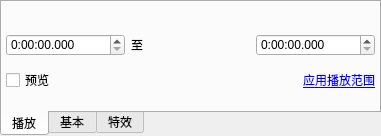
<?xml version="1.0" encoding="UTF-8"?>
<ui version="4.0">
 <class>ChipItemOper</class>
 <widget class="QWidget" name="ChipItemOper">
  <property name="geometry">
   <rect>
    <x>0</x>
    <y>0</y>
    <width>365</width>
    <height>133</height>
   </rect>
  </property>
  <property name="windowTitle">
   <string>ChipItemOper</string>
  </property>
  <property name="styleSheet">
   <string notr="true">
QPushButton#butClip16_9{
	border: 1px solid #8f8f91;
	background-color: #dfefef;
	border-radius: 2px;
}
QPushButton#butClip16_9:hover{
	border: 1px solid #9f9f91;
	background-color: #efefff;
}
QPushButton#butClip16_9:disabled{
	border: 1px solid #7f7f7f;
	background-color: #7f7f7f;
}

QPushButton#butClip9_16{
	border: 1px solid #8f8f91;
	background-color: #dfefef;
	border-radius: 2px;
}
QPushButton#butClip9_16:hover{
	border: 1px solid #9f9f91;
	background-color: #efefff;
}
QPushButton#butClip9_16:disabled{
	border: 1px solid #7f7f7f;
	background-color: #7f7f7f;
}

QPushButton#butClip4_3{
	border: 1px solid #8f8f91;
	background-color: #dfefef;
	border-radius: 2px;
}
QPushButton#butClip4_3:hover{
	border: 1px solid #9f9f91;
	background-color: #efefff;
}
QPushButton#butClip4_3:disabled{
	border: 1px solid #7f7f7f;
	background-color: #7f7f7f;
}

QPushButton#butClip3_4{
	border: 1px solid #8f8f91;
	background-color: #dfefef;
	border-radius: 2px;
}
QPushButton#butClip3_4:hover{
	border: 1px solid #9f9f91;
	background-color: #efefff;
}
QPushButton#butClip3_4:disabled{
	border: 1px solid #7f7f7f;
	background-color: #7f7f7f;
}

QPushButton#butRestore{
	border: 1px solid #8f8f91;
	background-color: #dfefef;
	border-radius: 2px;
}
QPushButton#butRestore:hover{
	border: 1px solid #9f9f91;
	background-color: #efefff;
}
QPushButton#butRestore:disabled{
	border: 1px solid #7f7f7f;
	background-color: #7f7f7f;
}


QPushButton#butPlay{
	border:none;
	border-image:url(:/Resources/ItemOper/butPlay.png);
}
QPushButton#butPlay:hover{
	border-image:url(:/Resources/ItemOper/butPlay_H.png);
}
QPushButton#butPlay:disabled{
	border-image:url(:/Resources/ItemOper/butPlay_D.png);
}


QPushButton#butPause{
	border:none;
	border-image:url(:/Resources/ItemOper/butPause.png);
}
QPushButton#butPause:hover{
	border-image:url(:/Resources/ItemOper/butPause_H.png);
}
QPushButton#butPause:disabled{
	border-image:url(:/Resources/ItemOper/butPause_D.png);
}

QPushButton#butUsePlayRange{
	border:none;
	color: blue;
}
QPushButton#butSetPlayRange{
	border:none;
	color: blue;
}

QPushButton#butStop{
	border:none;
	border-image:url(:/Resources/ItemOper/butStop.png);
}
QPushButton#butStop:hover{
	border-image:url(:/Resources/ItemOper/butStop_H.png);
}
QPushButton#butStop:disabled{
	border-image:url(:/Resources/ItemOper/butStop_D.png);
}

QPushButton#chkMute{
	border:none;
	border-image:url(&quot;:/Resources/ItemOper/chkSpeaker.png&quot;);
}
QPushButton#chkMute:hover{
	border-image:url(&quot;:/Resources/ItemOper/chkSpeaker_H.png&quot;);
}
QPushButton#chkMute:disabled{
	border-image:url(&quot;:/Resources/ItemOper/chkSpeaker_D.png&quot;);
}
QPushButton#chkMute:checked{
	border:none;
	border-image:url(&quot;:/Resources/ItemOper/chkSpeaker_C.png&quot;);
}
QPushButton#chkMute:hover:checked{
	border-image:url(&quot;:/Resources/ItemOper/chkSpeaker_H_C.png&quot;);
}
QPushButton#chkMute:disabled:checked{
	border-image:url(&quot;:/Resources/ItemOper/chkSpeaker_D_C.png&quot;);
}
</string>
  </property>
  <layout class="QVBoxLayout" name="verticalLayout_4" stretch="0">
   <property name="spacing">
    <number>0</number>
   </property>
   <property name="margin">
    <number>0</number>
   </property>
   <item>
    <widget class="QTabWidget" name="tabWidget">
     <property name="styleSheet">
      <string notr="true"/>
     </property>
     <property name="tabPosition">
      <enum>QTabWidget::South</enum>
     </property>
     <property name="currentIndex">
      <number>0</number>
     </property>
     <widget class="QWidget" name="tabPlay">
      <attribute name="title">
       <string>播放</string>
      </attribute>
      <layout class="QVBoxLayout" name="verticalLayout_3">
       <property name="spacing">
        <number>2</number>
       </property>
       <property name="leftMargin">
        <number>4</number>
       </property>
       <property name="topMargin">
        <number>6</number>
       </property>
       <property name="rightMargin">
        <number>4</number>
       </property>
       <property name="bottomMargin">
        <number>6</number>
       </property>
       <item>
        <widget class="QStackedWidget" name="stkChipPlayType">
         <property name="currentIndex">
          <number>0</number>
         </property>
         <widget class="QWidget" name="pageMovie">
          <layout class="QVBoxLayout" name="verticalLayout_8">
           <property name="spacing">
            <number>2</number>
           </property>
           <property name="margin">
            <number>0</number>
           </property>
           <item>
            <widget class="CRangeSlider" name="widPlayProgress" native="true">
             <property name="minimumSize">
              <size>
               <width>0</width>
               <height>14</height>
              </size>
             </property>
             <property name="maximumSize">
              <size>
               <width>16777215</width>
               <height>14</height>
              </size>
             </property>
            </widget>
           </item>
           <item>
            <widget class="QStackedWidget" name="stkPlayControl">
             <property name="currentIndex">
              <number>1</number>
             </property>
             <widget class="QWidget" name="stpPlayOper">
              <layout class="QVBoxLayout" name="verticalLayout_5">
               <property name="spacing">
                <number>2</number>
               </property>
               <property name="margin">
                <number>0</number>
               </property>
               <item>
                <layout class="QHBoxLayout" name="horizontalLayout_7">
                 <item>
                  <widget class="QPushButton" name="butPlay">
                   <property name="minimumSize">
                    <size>
                     <width>16</width>
                     <height>16</height>
                    </size>
                   </property>
                   <property name="maximumSize">
                    <size>
                     <width>16</width>
                     <height>16</height>
                    </size>
                   </property>
                  </widget>
                 </item>
                 <item>
                  <widget class="QPushButton" name="butPause">
                   <property name="enabled">
                    <bool>false</bool>
                   </property>
                   <property name="minimumSize">
                    <size>
                     <width>16</width>
                     <height>16</height>
                    </size>
                   </property>
                   <property name="maximumSize">
                    <size>
                     <width>16</width>
                     <height>16</height>
                    </size>
                   </property>
                  </widget>
                 </item>
                 <item>
                  <widget class="QPushButton" name="butStop">
                   <property name="enabled">
                    <bool>false</bool>
                   </property>
                   <property name="minimumSize">
                    <size>
                     <width>16</width>
                     <height>16</height>
                    </size>
                   </property>
                   <property name="maximumSize">
                    <size>
                     <width>16</width>
                     <height>16</height>
                    </size>
                   </property>
                  </widget>
                 </item>
                 <item>
                  <spacer name="horizontalSpacer">
                   <property name="orientation">
                    <enum>Qt::Horizontal</enum>
                   </property>
                   <property name="sizeHint" stdset="0">
                    <size>
                     <width>40</width>
                     <height>20</height>
                    </size>
                   </property>
                  </spacer>
                 </item>
                 <item>
                  <widget class="QPushButton" name="chkMute">
                   <property name="minimumSize">
                    <size>
                     <width>16</width>
                     <height>16</height>
                    </size>
                   </property>
                   <property name="maximumSize">
                    <size>
                     <width>16</width>
                     <height>16</height>
                    </size>
                   </property>
                   <property name="checkable">
                    <bool>true</bool>
                   </property>
                   <property name="checked">
                    <bool>false</bool>
                   </property>
                  </widget>
                 </item>
                 <item>
                  <widget class="CRangeSlider" name="widPlayVolume" native="true">
                   <property name="minimumSize">
                    <size>
                     <width>50</width>
                     <height>10</height>
                    </size>
                   </property>
                   <property name="maximumSize">
                    <size>
                     <width>16777215</width>
                     <height>10</height>
                    </size>
                   </property>
                  </widget>
                 </item>
                </layout>
               </item>
               <item>
                <layout class="QHBoxLayout" name="horizontalLayout_6">
                 <item>
                  <widget class="QCheckBox" name="chkLoopPlay">
                   <property name="text">
                    <string>循环播放</string>
                   </property>
                  </widget>
                 </item>
                 <item>
                  <spacer name="horizontalSpacer_3">
                   <property name="orientation">
                    <enum>Qt::Horizontal</enum>
                   </property>
                   <property name="sizeHint" stdset="0">
                    <size>
                     <width>40</width>
                     <height>20</height>
                    </size>
                   </property>
                  </spacer>
                 </item>
                 <item>
                  <widget class="QLabel" name="labPalyRangeTit">
                   <property name="text">
                    <string>播放范围：</string>
                   </property>
                  </widget>
                 </item>
                 <item>
                  <widget class="QLabel" name="labPalyRange">
                   <property name="text">
                    <string>全部</string>
                   </property>
                  </widget>
                 </item>
                 <item>
                  <widget class="QPushButton" name="butSetPlayRange">
                   <property name="minimumSize">
                    <size>
                     <width>0</width>
                     <height>16</height>
                    </size>
                   </property>
                   <property name="maximumSize">
                    <size>
                     <width>16777215</width>
                     <height>16</height>
                    </size>
                   </property>
                   <property name="font">
                    <font>
                     <underline>true</underline>
                    </font>
                   </property>
                   <property name="text">
                    <string>设置</string>
                   </property>
                  </widget>
                 </item>
                </layout>
               </item>
              </layout>
             </widget>
             <widget class="QWidget" name="stpPlayRange">
              <layout class="QVBoxLayout" name="verticalLayout_6">
               <property name="spacing">
                <number>2</number>
               </property>
               <property name="margin">
                <number>0</number>
               </property>
               <item>
                <layout class="QHBoxLayout" name="horizontalLayout_8">
                 <item>
                  <widget class="QTimeEdit" name="tiePlayStart">
                   <property name="minimumTime">
                    <time>
                     <hour>0</hour>
                     <minute>0</minute>
                     <second>0</second>
                    </time>
                   </property>
                   <property name="displayFormat">
                    <string>H:mm:ss.zzz</string>
                   </property>
                  </widget>
                 </item>
                 <item>
                  <widget class="QLabel" name="label_3">
                   <property name="text">
                    <string>至</string>
                   </property>
                  </widget>
                 </item>
                 <item>
                  <widget class="QTimeEdit" name="tiePlayEnd">
                   <property name="minimumTime">
                    <time>
                     <hour>0</hour>
                     <minute>0</minute>
                     <second>0</second>
                    </time>
                   </property>
                   <property name="displayFormat">
                    <string>H:mm:ss.zzz</string>
                   </property>
                  </widget>
                 </item>
                </layout>
               </item>
               <item>
                <layout class="QHBoxLayout" name="horizontalLayout_9">
                 <item>
                  <widget class="QCheckBox" name="chkPreviewRange">
                   <property name="text">
                    <string>预览</string>
                   </property>
                  </widget>
                 </item>
                 <item>
                  <spacer name="horizontalSpacer_4">
                   <property name="orientation">
                    <enum>Qt::Horizontal</enum>
                   </property>
                   <property name="sizeHint" stdset="0">
                    <size>
                     <width>40</width>
                     <height>20</height>
                    </size>
                   </property>
                  </spacer>
                 </item>
                 <item>
                  <widget class="QPushButton" name="butUsePlayRange">
                   <property name="minimumSize">
                    <size>
                     <width>0</width>
                     <height>16</height>
                    </size>
                   </property>
                   <property name="maximumSize">
                    <size>
                     <width>16777215</width>
                     <height>16</height>
                    </size>
                   </property>
                   <property name="font">
                    <font>
                     <underline>true</underline>
                    </font>
                   </property>
                   <property name="text">
                    <string>应用播放范围</string>
                   </property>
                  </widget>
                 </item>
                </layout>
               </item>
              </layout>
             </widget>
            </widget>
           </item>
          </layout>
         </widget>
         <widget class="QWidget" name="pageText">
          <layout class="QVBoxLayout" name="verticalLayout_9">
           <property name="spacing">
            <number>2</number>
           </property>
           <property name="margin">
            <number>0</number>
           </property>
           <item>
            <layout class="QHBoxLayout" name="horizontalLayout">
             <item>
              <widget class="QFontComboBox" name="fontComboBox">
               <property name="editable">
                <bool>false</bool>
               </property>
              </widget>
             </item>
             <item>
              <widget class="QPushButton" name="butTexItalic">
               <property name="maximumSize">
                <size>
                 <width>16</width>
                 <height>16</height>
                </size>
               </property>
               <property name="font">
                <font>
                 <italic>true</italic>
                </font>
               </property>
               <property name="text">
                <string>I</string>
               </property>
               <property name="checkable">
                <bool>true</bool>
               </property>
              </widget>
             </item>
             <item>
              <widget class="QPushButton" name="butTexBold">
               <property name="maximumSize">
                <size>
                 <width>16</width>
                 <height>16</height>
                </size>
               </property>
               <property name="font">
                <font>
                 <weight>75</weight>
                 <bold>true</bold>
                </font>
               </property>
               <property name="text">
                <string>B</string>
               </property>
               <property name="checkable">
                <bool>true</bool>
               </property>
              </widget>
             </item>
             <item>
              <widget class="QPushButton" name="butTexSizeByWidth">
               <property name="maximumSize">
                <size>
                 <width>16</width>
                 <height>16</height>
                </size>
               </property>
               <property name="text">
                <string>H</string>
               </property>
               <property name="checkable">
                <bool>true</bool>
               </property>
              </widget>
             </item>
             <item>
              <widget class="QPushButton" name="butTexColor">
               <property name="maximumSize">
                <size>
                 <width>16</width>
                 <height>16</height>
                </size>
               </property>
               <property name="styleSheet">
                <string notr="true">background-color: rgb(38, 255, 139);</string>
               </property>
               <property name="text">
                <string>C</string>
               </property>
              </widget>
             </item>
             <item>
              <widget class="QDoubleSpinBox" name="dspScrollCharPerSecond">
               <property name="decimals">
                <number>1</number>
               </property>
               <property name="maximum">
                <double>9.000000000000000</double>
               </property>
               <property name="singleStep">
                <double>0.200000000000000</double>
               </property>
              </widget>
             </item>
            </layout>
           </item>
           <item>
            <widget class="QTextEdit" name="texInput"/>
           </item>
          </layout>
         </widget>
        </widget>
       </item>
      </layout>
     </widget>
     <widget class="QWidget" name="tab_Image">
      <attribute name="title">
       <string>基本</string>
      </attribute>
      <layout class="QVBoxLayout" name="verticalLayout">
       <property name="spacing">
        <number>2</number>
       </property>
       <property name="leftMargin">
        <number>4</number>
       </property>
       <property name="topMargin">
        <number>6</number>
       </property>
       <property name="rightMargin">
        <number>4</number>
       </property>
       <property name="bottomMargin">
        <number>6</number>
       </property>
       <item>
        <widget class="QScrollArea" name="scrollArea">
         <property name="frameShape">
          <enum>QFrame::NoFrame</enum>
         </property>
         <property name="horizontalScrollBarPolicy">
          <enum>Qt::ScrollBarAlwaysOff</enum>
         </property>
         <property name="widgetResizable">
          <bool>true</bool>
         </property>
         <widget class="QWidget" name="scrollAreaWidgetContents">
          <property name="geometry">
           <rect>
            <x>0</x>
            <y>0</y>
            <width>334</width>
            <height>158</height>
           </rect>
          </property>
          <layout class="QVBoxLayout" name="verticalLayout_7">
           <property name="spacing">
            <number>4</number>
           </property>
           <property name="leftMargin">
            <number>0</number>
           </property>
           <property name="topMargin">
            <number>0</number>
           </property>
           <property name="rightMargin">
            <number>4</number>
           </property>
           <property name="bottomMargin">
            <number>0</number>
           </property>
           <item>
            <widget class="QWidget" name="widgetColor" native="true">
             <layout class="QGridLayout" name="gridLayout">
              <property name="margin">
               <number>0</number>
              </property>
              <property name="spacing">
               <number>4</number>
              </property>
              <item row="1" column="1">
               <widget class="QSlider" name="hsSaturation">
                <property name="maximumSize">
                 <size>
                  <width>16777215</width>
                  <height>14</height>
                 </size>
                </property>
                <property name="minimum">
                 <number>-99</number>
                </property>
                <property name="orientation">
                 <enum>Qt::Horizontal</enum>
                </property>
               </widget>
              </item>
              <item row="2" column="0">
               <widget class="QLabel" name="label_7">
                <property name="text">
                 <string>亮度：</string>
                </property>
               </widget>
              </item>
              <item row="0" column="0">
               <widget class="QLabel" name="label_4">
                <property name="text">
                 <string>颜色：</string>
                </property>
               </widget>
              </item>
              <item row="0" column="1">
               <widget class="QSlider" name="hsHue">
                <property name="maximumSize">
                 <size>
                  <width>16777215</width>
                  <height>14</height>
                 </size>
                </property>
                <property name="minimum">
                 <number>-99</number>
                </property>
                <property name="orientation">
                 <enum>Qt::Horizontal</enum>
                </property>
               </widget>
              </item>
              <item row="1" column="0">
               <widget class="QLabel" name="label_6">
                <property name="text">
                 <string>浓度：</string>
                </property>
               </widget>
              </item>
              <item row="2" column="1">
               <widget class="QSlider" name="hsLighteness">
                <property name="maximumSize">
                 <size>
                  <width>16777215</width>
                  <height>14</height>
                 </size>
                </property>
                <property name="minimum">
                 <number>-99</number>
                </property>
                <property name="orientation">
                 <enum>Qt::Horizontal</enum>
                </property>
               </widget>
              </item>
              <item row="3" column="1">
               <widget class="QSlider" name="hsContrast">
                <property name="maximumSize">
                 <size>
                  <width>16777215</width>
                  <height>14</height>
                 </size>
                </property>
                <property name="minimum">
                 <number>-99</number>
                </property>
                <property name="orientation">
                 <enum>Qt::Horizontal</enum>
                </property>
               </widget>
              </item>
              <item row="3" column="0">
               <widget class="QLabel" name="label_8">
                <property name="text">
                 <string>对比：</string>
                </property>
               </widget>
              </item>
              <item row="0" column="2">
               <widget class="QPushButton" name="chkFixedHue">
                <property name="maximumSize">
                 <size>
                  <width>16</width>
                  <height>16</height>
                 </size>
                </property>
                <property name="text">
                 <string>S</string>
                </property>
                <property name="checkable">
                 <bool>true</bool>
                </property>
               </widget>
              </item>
              <item row="4" column="0">
               <widget class="QLabel" name="label_9">
                <property name="text">
                 <string>透明：</string>
                </property>
               </widget>
              </item>
              <item row="4" column="1">
               <widget class="QSlider" name="hsTransparency">
                <property name="maximumSize">
                 <size>
                  <width>16777215</width>
                  <height>14</height>
                 </size>
                </property>
                <property name="orientation">
                 <enum>Qt::Horizontal</enum>
                </property>
               </widget>
              </item>
             </layout>
            </widget>
           </item>
           <item>
            <widget class="Line" name="line">
             <property name="orientation">
              <enum>Qt::Horizontal</enum>
             </property>
            </widget>
           </item>
           <item>
            <widget class="QWidget" name="widgetClip" native="true">
             <property name="minimumSize">
              <size>
               <width>0</width>
               <height>55</height>
              </size>
             </property>
             <property name="maximumSize">
              <size>
               <width>16777215</width>
               <height>55</height>
              </size>
             </property>
             <layout class="QVBoxLayout" name="verticalLayout_2">
              <property name="spacing">
               <number>2</number>
              </property>
              <property name="margin">
               <number>0</number>
              </property>
              <item>
               <layout class="QHBoxLayout" name="horizontalLayout_2">
                <property name="spacing">
                 <number>4</number>
                </property>
                <item>
                 <widget class="QLabel" name="label">
                  <property name="minimumSize">
                   <size>
                    <width>40</width>
                    <height>0</height>
                   </size>
                  </property>
                  <property name="maximumSize">
                   <size>
                    <width>40</width>
                    <height>16777215</height>
                   </size>
                  </property>
                  <property name="text">
                   <string>剪裁：</string>
                  </property>
                 </widget>
                </item>
                <item>
                 <spacer name="horizontalSpacer_2">
                  <property name="orientation">
                   <enum>Qt::Horizontal</enum>
                  </property>
                  <property name="sizeHint" stdset="0">
                   <size>
                    <width>40</width>
                    <height>20</height>
                   </size>
                  </property>
                 </spacer>
                </item>
                <item>
                 <widget class="QPushButton" name="butClip16_9">
                  <property name="minimumSize">
                   <size>
                    <width>32</width>
                    <height>16</height>
                   </size>
                  </property>
                  <property name="maximumSize">
                   <size>
                    <width>32</width>
                    <height>16</height>
                   </size>
                  </property>
                  <property name="text">
                   <string>16:9</string>
                  </property>
                 </widget>
                </item>
                <item>
                 <widget class="QPushButton" name="butClip9_16">
                  <property name="minimumSize">
                   <size>
                    <width>32</width>
                    <height>16</height>
                   </size>
                  </property>
                  <property name="maximumSize">
                   <size>
                    <width>32</width>
                    <height>16</height>
                   </size>
                  </property>
                  <property name="text">
                   <string>9:16</string>
                  </property>
                 </widget>
                </item>
                <item>
                 <widget class="QPushButton" name="butClip4_3">
                  <property name="minimumSize">
                   <size>
                    <width>24</width>
                    <height>16</height>
                   </size>
                  </property>
                  <property name="maximumSize">
                   <size>
                    <width>24</width>
                    <height>16</height>
                   </size>
                  </property>
                  <property name="text">
                   <string>4:3</string>
                  </property>
                 </widget>
                </item>
                <item>
                 <widget class="QPushButton" name="butClip3_4">
                  <property name="minimumSize">
                   <size>
                    <width>24</width>
                    <height>16</height>
                   </size>
                  </property>
                  <property name="maximumSize">
                   <size>
                    <width>24</width>
                    <height>16</height>
                   </size>
                  </property>
                  <property name="text">
                   <string>3:4</string>
                  </property>
                 </widget>
                </item>
                <item>
                 <widget class="QPushButton" name="butRestore">
                  <property name="minimumSize">
                   <size>
                    <width>16</width>
                    <height>16</height>
                   </size>
                  </property>
                  <property name="maximumSize">
                   <size>
                    <width>16</width>
                    <height>16</height>
                   </size>
                  </property>
                  <property name="text">
                   <string>R</string>
                  </property>
                 </widget>
                </item>
               </layout>
              </item>
              <item>
               <layout class="QHBoxLayout" name="horizontalLayout_3">
                <item>
                 <widget class="QLabel" name="label_2">
                  <property name="minimumSize">
                   <size>
                    <width>40</width>
                    <height>0</height>
                   </size>
                  </property>
                  <property name="maximumSize">
                   <size>
                    <width>40</width>
                    <height>16777215</height>
                   </size>
                  </property>
                  <property name="text">
                   <string>左右</string>
                  </property>
                  <property name="alignment">
                   <set>Qt::AlignRight|Qt::AlignTrailing|Qt::AlignVCenter</set>
                  </property>
                 </widget>
                </item>
                <item>
                 <widget class="CRangeSlider" name="widClipLR" native="true"/>
                </item>
               </layout>
              </item>
              <item>
               <layout class="QHBoxLayout" name="horizontalLayout_4">
                <item>
                 <widget class="QLabel" name="label_5">
                  <property name="minimumSize">
                   <size>
                    <width>40</width>
                    <height>0</height>
                   </size>
                  </property>
                  <property name="maximumSize">
                   <size>
                    <width>40</width>
                    <height>16777215</height>
                   </size>
                  </property>
                  <property name="text">
                   <string>上下</string>
                  </property>
                  <property name="alignment">
                   <set>Qt::AlignRight|Qt::AlignTrailing|Qt::AlignVCenter</set>
                  </property>
                 </widget>
                </item>
                <item>
                 <widget class="CRangeSlider" name="widClipTB" native="true"/>
                </item>
               </layout>
              </item>
             </layout>
            </widget>
           </item>
           <item>
            <spacer name="verticalSpacer">
             <property name="orientation">
              <enum>Qt::Vertical</enum>
             </property>
             <property name="sizeHint" stdset="0">
              <size>
               <width>20</width>
               <height>40</height>
              </size>
             </property>
            </spacer>
           </item>
          </layout>
         </widget>
        </widget>
       </item>
      </layout>
     </widget>
     <widget class="QWidget" name="tab_4">
      <attribute name="title">
       <string>特效</string>
      </attribute>
     </widget>
    </widget>
   </item>
  </layout>
 </widget>
 <layoutdefault spacing="6" margin="11"/>
 <customwidgets>
  <customwidget>
   <class>CRangeSlider</class>
   <extends>QWidget</extends>
   <header>crangeslider.h</header>
   <container>1</container>
  </customwidget>
 </customwidgets>
 <resources>
  <include location="RdLiveSdkDemo.qrc"/>
 </resources>
 <connections/>
</ui>
